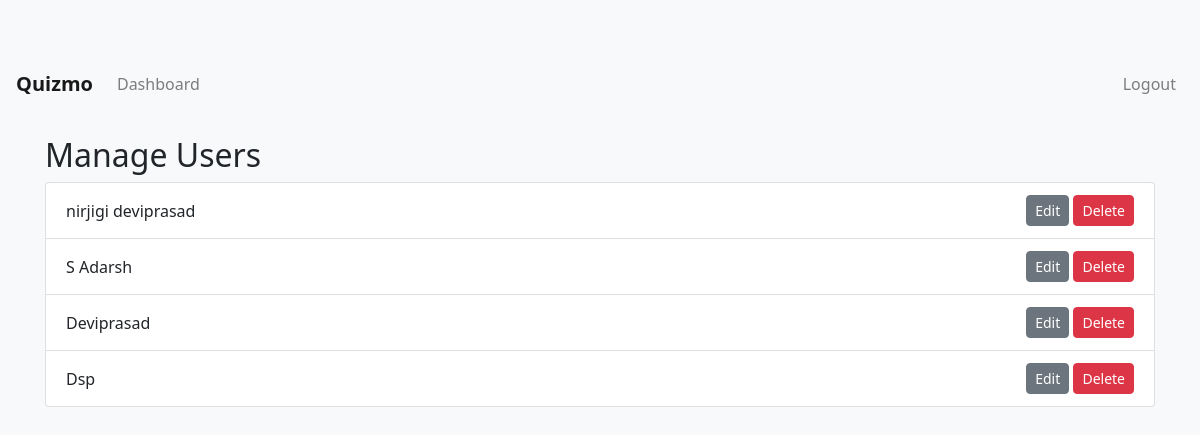
The app's page /manage_users (signed in) with its own data.
### models.py (models this page shows, shortened)
class User(db.Model, UserMixin):
    id = db.Column(db.Integer, primary_key=True)
    username = db.Column(db.String(150), unique=True, nullable=False)
    password = db.Column(db.String(150), nullable=False)
    full_name = db.Column(db.String(150), nullable=False)
    qualification = db.Column(db.String(150), nullable=True)
    dob = db.Column(db.Date, nullable=True)
    is_admin = db.Column(db.Boolean, default=False)

### app.py (the view)
@app.route('/manage_users')
def manage_users():
    if not is_admin():
        return redirect(url_for('login'))
    users = User.query.filter_by(is_admin=False).all()
    return render_template('manage_users.html', users=users)

### app.py (called while the page is built)
def is_admin():
    if 'user_id' in session:
        user = User.query.get(session['user_id'])
        return user and user.is_admin
    return False

### templates/manage_users.html
{% extends 'base.html' %}
{% block content %}
<h2>Manage Users</h2>
<ul class="list-group">
    {% for user in users %}
        <li class="list-group-item d-flex justify-content-between align-items-center">
            {{ user.full_name }}
            <div>
                <a href="{{ url_for('edit_user', id=user.id) }}" class="btn btn-secondary btn-sm">Edit</a>
                <form action="{{ url_for('delete_user', id=user.id) }}" method="POST" style="display:inline;">
                    <button type="submit" class="btn btn-danger btn-sm">Delete</button>
                </form>
            </div>
        </li>
    {% endfor %}
</ul>
{% endblock %}

### static/css/style.css (style rules this page uses)
body { padding-top: 56px; background-color: #f8f9fa; font-family: 'Segoe UI', Tahoma, Geneva, Verdana, sans-serif; }
.btn { border-radius: 4px; }

### records on screen
User: full_name "nirjigi deviprasad"
User: full_name "S Adarsh"
User: full_name "Deviprasad"
User: full_name "Dsp"
